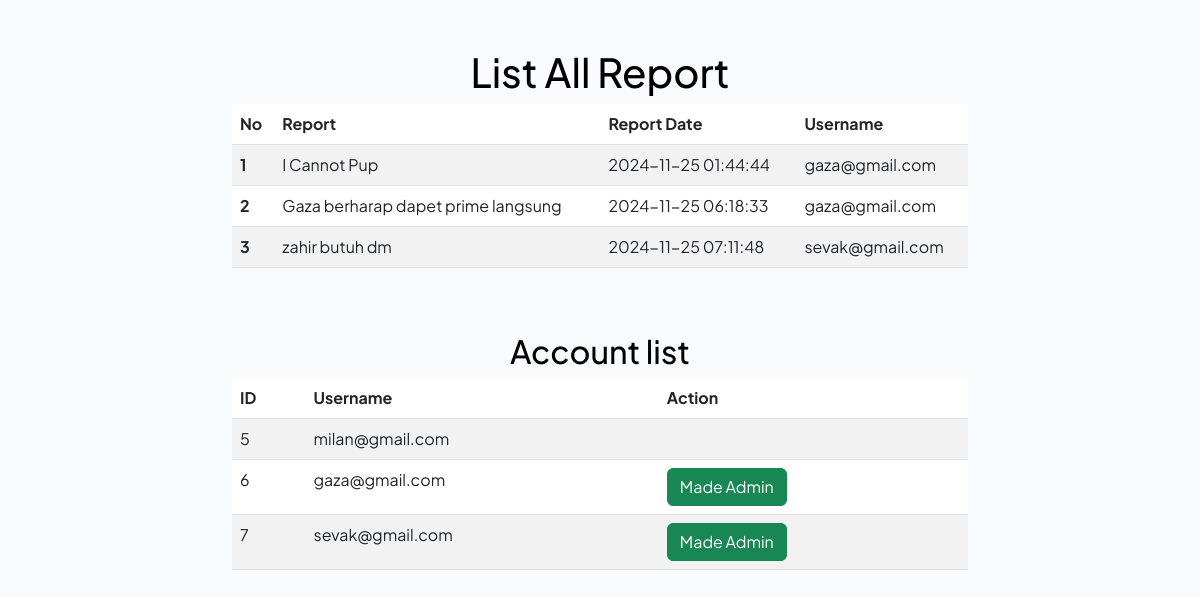
Page /admin/index.php (signed in) on the committed database.
### tables this page shows
CREATE TABLE `report` (
  `id_report` int(11) NOT NULL,
  `isi_laporan` text NOT NULL,
  `tgl_report` timestamp NOT NULL DEFAULT current_timestamp(),
  `akun_id` int(11) DEFAULT NULL
);

CREATE TABLE `akun` (
  `id` int(11) NOT NULL,
  `email` varchar(255) NOT NULL,
  `password` varchar(255) NOT NULL,
  `is_admin` tinyint(1) DEFAULT 0
);

### admin/index.php (the view, shortened to what this page needs)
<?php
require_once '../service/database.php';
$query = "SELECT report.id_report, report.isi_laporan, report.tgl_report, akun.email FROM report JOIN akun ON report.akun_id = akun.id";
$result = mysqli_query($connection, $query);
$akun_query = "SELECT id, email FROM akun";
$akun_result = mysqli_query($connection, $akun_query);
?>
<!DOCTYPE html>
<html lang="en" class="scroll-smooth">
<head>
    <link href="https://cdn.jsdelivr.net/npm/bootstrap@5.3.0/dist/css/bootstrap.min.css" rel="stylesheet">
    <link rel="stylesheet" href="../index.css">
</head>
<body class="">
    <div class="container mt-5">
        <h1 class="text-center">List All Report</h1>
        <div class="row justify-content-center">
            <div class="col-md-8">
                <table class="table table-striped">
                    <thead>
                        <tr>
                            <th scope="col">No</th>
                            <th scope="col">Report</th>
                            <th scope="col">Report Date</th>
                            <th scope="col">Username</th>
                        </tr>
                    </thead>
                    <tbody>
                        <?php
                        $no = 1;
                        while ($row = mysqli_fetch_assoc($result)) {
                            echo '<tr>';
                            echo '<th scope="row">' . $no . '</th>';
                            echo '<td>' . $row['isi_laporan'] . '</td>';
                            echo '<td>' . $row['tgl_report'] . '</td>';
                            echo '<td>' . $row['email'] . '</td>';
                            echo '</tr>';
                            $no++;
                        }
                        ?>
                    </tbody>
                </table>
            </div>
        </div>
        <h2 class="text-center mt-5">Account list</h2>
        <div class="row justify-content-center">
            <div class="col-md-8">
                <table class="table table-striped">
                    <thead>
                        <tr>
                            <th scope="col">ID</th>
                            <th scope="col">Username</th>
                            <th scope="col">Action</th>
                        </tr>
                    </thead>
                    <tbody>
                        <?php
                        while ($akun_row = mysqli_fetch_assoc($akun_result)) {
                            echo '<tr>';
                            echo '<td>' . $akun_row['id'] . '</td>';
                            echo '<td>' . $akun_row['email'] . '</td>';
                            echo '<td>';
                            if ($akun_row['id'] != $_SESSION['id']) {
                                $query_admin_check = "SELECT is_admin FROM akun WHERE id = " . $akun_row['id'];
                                $admin_result = mysqli_query($connection, $query_admin_check);
                                $admin_row = mysqli_fetch_assoc($admin_result);
                                $is_admin = $admin_row['is_admin'];
                                echo ($is_admin == 1) ? '<a href="../admin/crud.php?id=' . $akun_row['id'] . '" class="btn btn-danger">Remove Admin!</a> ' : '<a href="../admin/crud.php?id=' . $akun_row['id'] . '" class="btn btn-success">Made Admin</a> ';
                            }
                            echo '</td>';
                            echo '</tr>';
                        }
                        ?>
                    </tbody>
                </table>
            </div>
        </div>
    </div>
</body>
</html>

### index.css (style rules this page uses)
* { margin: 0; padding: 0; box-sizing: border-box; font-family: 'Plus Jakarta Sans', sans-serif; }
body { color: #000; }

### admin/index.php (style rules this page uses)
body { background-color: #f8fafc; }
.table td { word-break: break-word; }

### rows in the picture
report: isi_laporan "I Cannot Pup", tgl_report "2024-11-25 01:44:44", akun.email "gaza@gmail.com"
report: isi_laporan "Gaza berharap dapet prime langsung", tgl_report "2024-11-25 06:18:33", akun.email "gaza@gmail.com"
report: isi_laporan "zahir butuh dm", tgl_report "2024-11-25 07:11:48", akun.email "sevak@gmail.com"
akun: id "5", email "milan@gmail.com"
akun: id "6", email "gaza@gmail.com"
akun: id "7", email "sevak@gmail.com"
